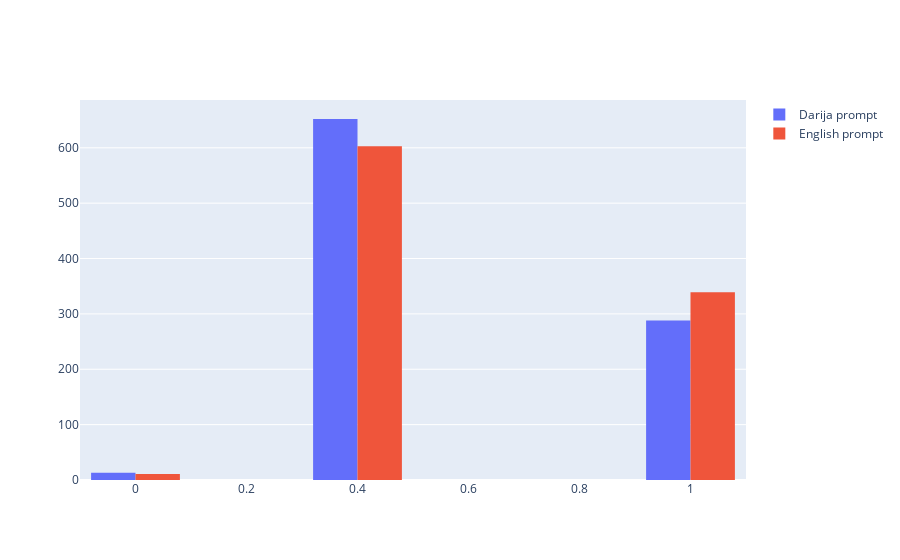

Here is the notebook cell this chart was saved with:
### Code cell
import plotly.graph_objects as go


fig = go.Figure()
fig2 = go.Figure()

fig.add_trace(go.Histogram(histfunc="count", y=adjs['similarity_p5'], x=adjs['similarity_p5'], name="Darija prompt"))
fig.add_trace(go.Histogram(histfunc="count", y=adjs['similarity_eng_p5'], x=adjs['similarity_eng_p5'], name="English prompt"))

fig.show()

### Figure 1 — Plotly figure (JSON) as saved in the notebook; plotly's stock layout.template omitted (floating-point values rounded to 4 significant figures; data arrays with more than 128 entries replaced by an {"elided": "..."} marker saying what was removed)
{"data": [{"histfunc": "count", "name": "Darija prompt", "type": "histogram", "x": {"elided": "953 float values"}, "y": {"elided": "953 float values"}}, {"histfunc": "count", "name": "English prompt", "type": "histogram", "x": {"elided": "953 float values"}, "y": {"elided": "953 float values"}}], "layout": {}}
